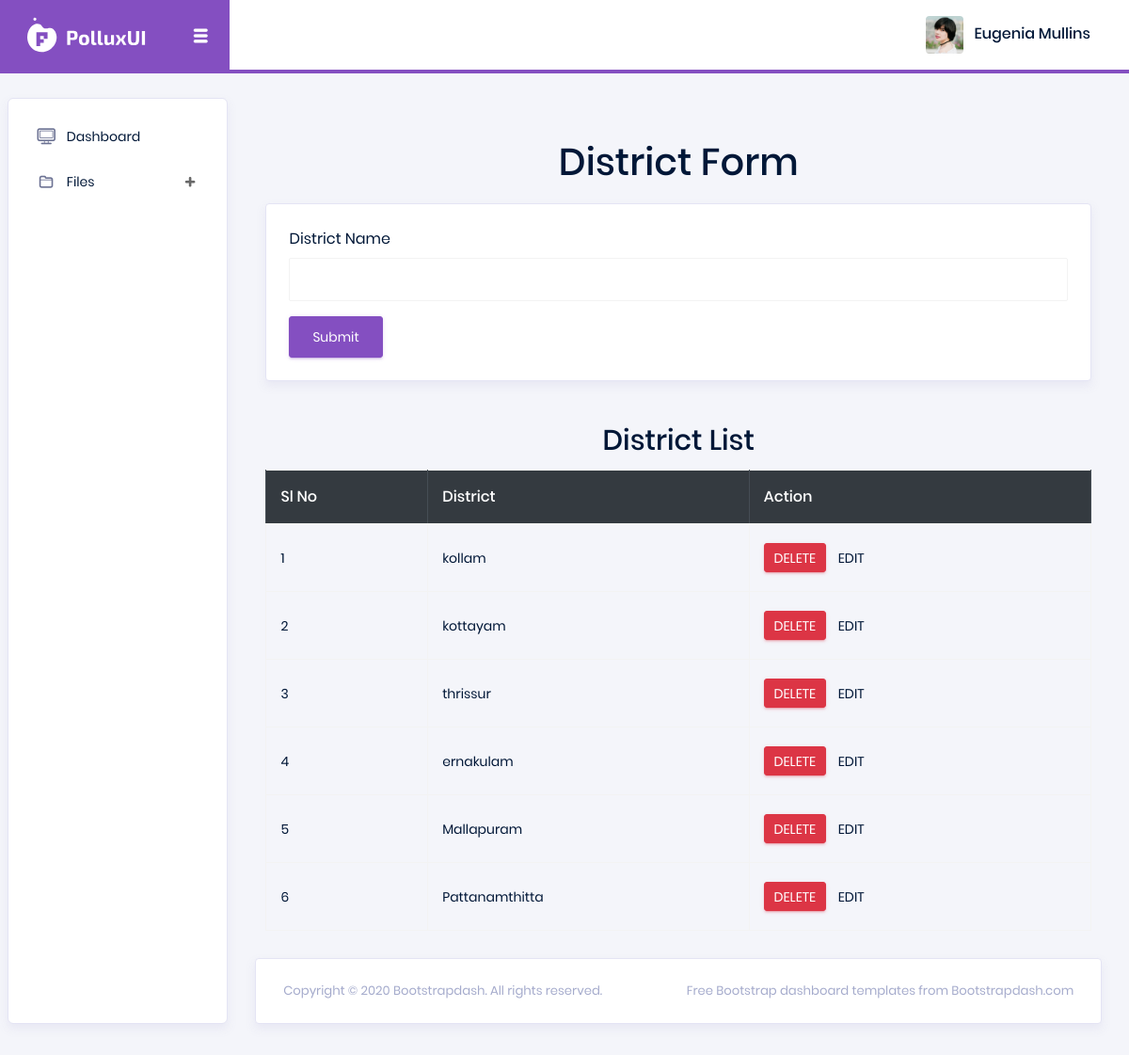
Page /Project/Admin/District.php on the committed database.
### tables this page shows
CREATE TABLE `tbl_district` (
  `district_id` int(11) NOT NULL,
  `district_name` varchar(60) NOT NULL
);

### Project/Admin/District.php (the view, shortened to what this page needs)
<?php
include("Head.php");
include("../Assets/Connection/Connection.php");
$district='';
			?>
<!DOCTYPE html PUBLIC "-//W3C//DTD XHTML 1.0 Transitional//EN" "http://www.w3.org/TR/xhtml1/DTD/xhtml1-transitional.dtd">
<html xmlns="http://www.w3.org/1999/xhtml">
<head>
</head>
<body>
    <div class="container mt-5">
        <h2 class="text-center mb-4">District Form</h2>
        <form id="form1" name="form1" method="post" action="">
            <div class="card p-4">
                <div class="mb-3">
                    <label for="txt_district" class="form-label">District Name</label>
                    <input required type="text" class="form-control" title="Name Allows Only Alphabets, Spaces, and First Letter Must Be Capital Letter" pattern="^[A-Z]+[a-zA-Z ]*$" name="txt_district" id="txt_district" value="<?php echo $district; ?>" />
                </div>
                <div class="d-grid gap-2">
                    <button type="submit" class="btn btn-primary" name="btn_submit" id="btn_submit">Submit</button>
                </div>
            </div>
        </form>
        <div class="mt-5">
            <h3 class="text-center">District List</h3>
            <table class="table table-striped table-bordered mt-3">
                <thead class="table-dark">
                    <tr>
                        <th scope="col">Sl No</th>
                        <th scope="col">District</th>
                        <th scope="col">Action</th>
                    </tr>
                </thead>
                <tbody>
                <?php
                    $selQry = "SELECT * FROM tbl_district";
                    $result = $con->query($selQry);
                    $i = 0;
                    while ($data = $result->fetch_assoc()) {
                        $i++;
                ?>
                    <tr>
                        <td><?php echo $i; ?></td>
                        <td><?php echo $data['district_name']; ?></td>
                        <td>
                            <a href="District.php?delID=<?php echo $data['district_id']; ?>" class="btn btn-danger btn-sm">DELETE</a>
							<a href="District.php?eID=<?php echo $data['district_id']; ?>" class="btn btn-sm btn-edit">EDIT</a>
                        </td>
                    </tr>
                <?php
                    }
                ?>
                </tbody>
            </table>
        </div>
    </div>
</body>
</html>
<?php
        include("Foot.php");
        ?>

### Project/Admin/District.php (style rules this page uses)
.btn-edit { background-color: #EFB26F color: white; border: none; }

### rows in the picture
tbl_district: district_name "kollam"
tbl_district: district_name "kottayam"
tbl_district: district_name "thrissur"
tbl_district: district_name "ernakulam"
tbl_district: district_name "Mallapuram"
tbl_district: district_name "Pattanamthitta"
